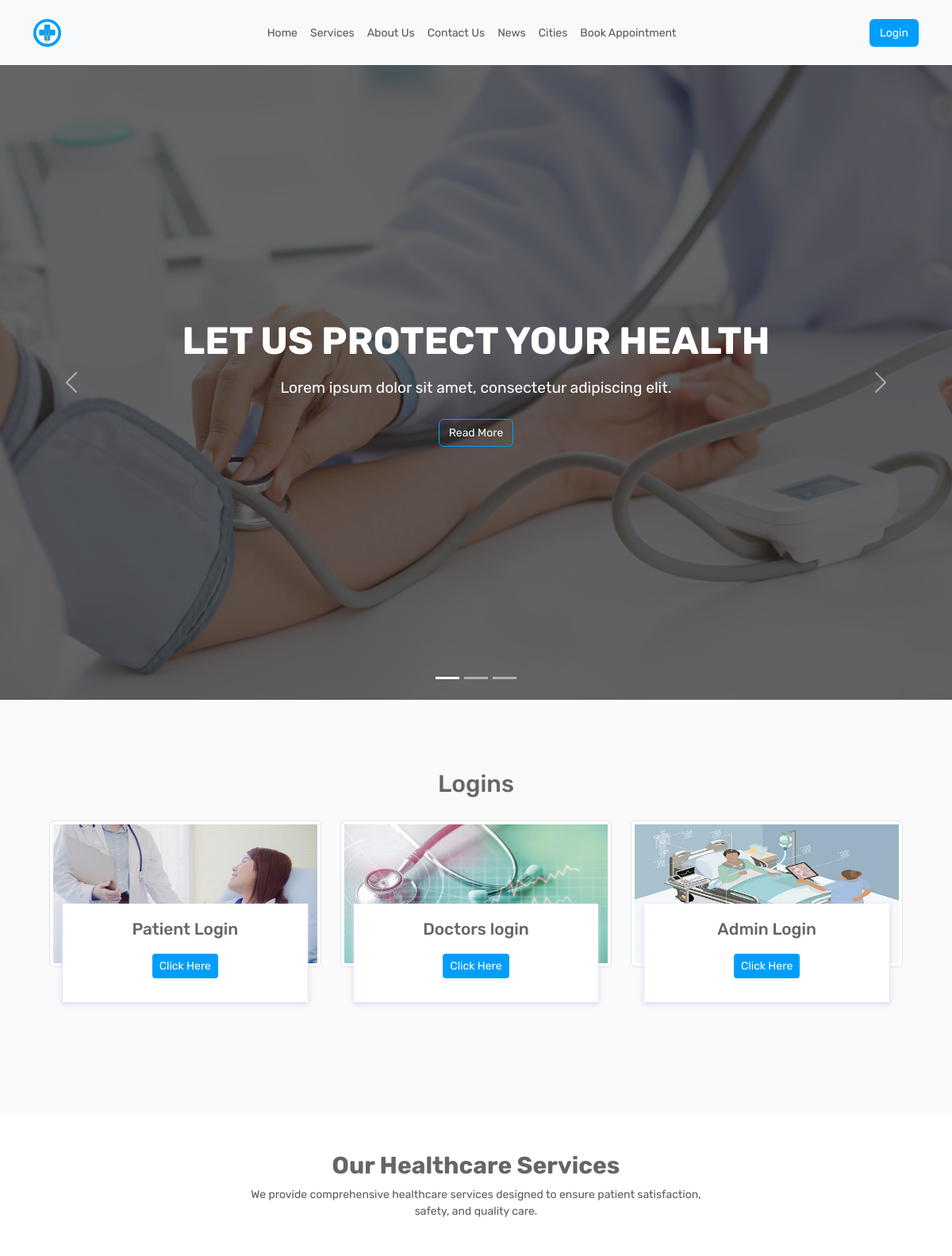
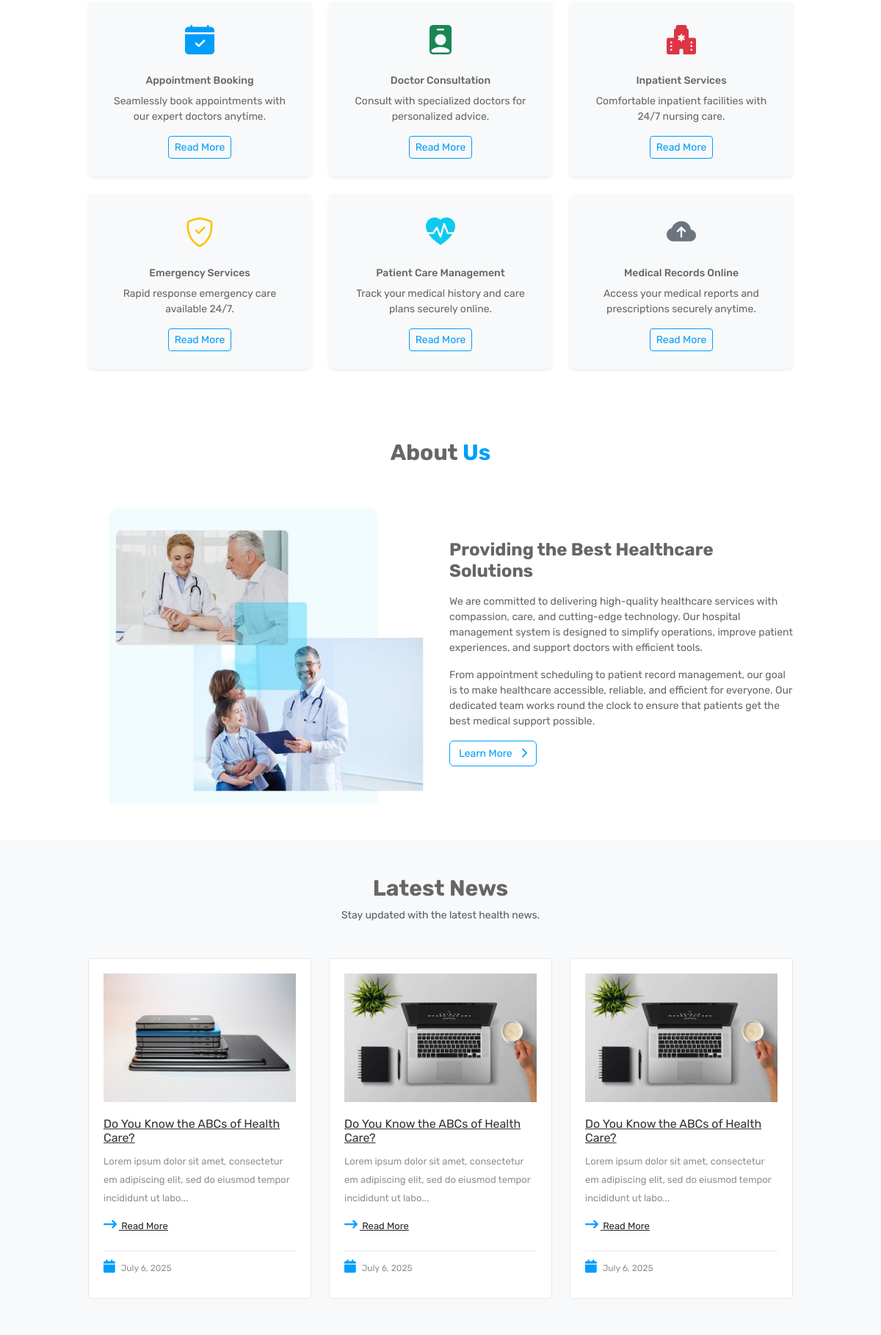
The page / (upper part) on the database its author committed (2 pictures, top to bottom).
### tables this page shows
CREATE TABLE `posts` (
  `id` int(11) NOT NULL,
  `title` varchar(255) DEFAULT NULL,
  `description` text DEFAULT NULL,
  `category` varchar(100) DEFAULT NULL,
  `subcategory` varchar(100) DEFAULT NULL,
  `tags` varchar(255) DEFAULT NULL,
  `status` enum('active','inactive') DEFAULT 'active',
  `created_at` timestamp NOT NULL DEFAULT current_timestamp()
);

CREATE TABLE `post_images` (
  `id` int(11) NOT NULL,
  `post_id` int(11) DEFAULT NULL,
  `image_name` varchar(255) DEFAULT NULL
);

### index.php (the view, shortened to what this page needs)
<?php
include_once('./include/db.php');
?>
<!DOCTYPE html>
<html lang="en">
<head>
    <link href="https://cdn.jsdelivr.net/npm/bootstrap@5.3.7/dist/css/bootstrap.min.css" rel="stylesheet">
    <link href="https://cdn.jsdelivr.net/npm/bootstrap-icons@1.11.1/font/bootstrap-icons.css" rel="stylesheet">
    <link href="https://cdnjs.cloudflare.com/ajax/libs/font-awesome/6.5.0/css/all.min.css" rel="stylesheet">
    <link href="https://cdnjs.cloudflare.com/ajax/libs/aos/2.3.4/aos.css" rel="stylesheet">
    <link rel="stylesheet" href="./assests/css/style.css">
</head>
<body>
    <header id="menu-jk">
        <nav class="navbar navbar-expand-lg navbar-light bg-light shadow-sm py-3">
            <div class="container">
                <a class="navbar-brand fw-bold fs-3 logo" href="index.php">
                    <img src="./assests/img/logo-dark.png" width="35" height="35" alt="HMS">
                </a>
                <div class="collapse navbar-collapse" id="navbarNav">
                    <ul class="navbar-nav mx-auto mb-2 mb-lg-0">
                        <li class="nav-item"><a class="nav-link" href="index.php">Home</a></li>
                        <li class="nav-item"><a class="nav-link" href="#services">Services</a></li>
                        <li class="nav-item"><a class="nav-link" href="#about_us">About Us</a></li>
                        <li class="nav-item"><a class="nav-link" href="#contact_us">Contact Us</a></li>
                        <li class="nav-item"><a class="nav-link" href="#news">News</a></li>
                        <li class="nav-item"><a class="nav-link" href="#cities">Cities</a></li>
                        <li class="nav-item"><a class="nav-link" href="#appointment">Book
                                Appointment</a></li>
                    </ul>
                    <div class="d-lg-block">
                        <a class="btn btn-primary" href="#logins">Login</a>
                    </div>
                </div>
            </div>
        </nav>
    </header>
    <div class="slider-detail">
        <div id="heroCarousel" class="carousel slide carousel-fade" data-bs-ride="carousel">
            <div class="carousel-indicators">
                <button type="button" data-bs-target="#heroCarousel" data-bs-slide-to="0" class="active"></button>
                <button type="button" data-bs-target="#heroCarousel" data-bs-slide-to="1"></button>
                <button type="button" data-bs-target="#heroCarousel" data-bs-slide-to="2"></button>
            </div>
            <div class="carousel-inner">
                <div class="carousel-item active"
                    style="background-image: url('./assests/images/home1/banner/background.jpg');">
                    <div class="carousel-overlay">
                        <div class="carousel-caption-content">
                            <h1 class="animated bounceInDown">LET US PROTECT YOUR HEALTH</h1>
                            <p>Lorem ipsum dolor sit amet, consectetur adipiscing elit.</p>
                            <a class="btn btn-outline-primary text-light" href="#">Read More</a>
                        </div>
                    </div>
                </div>
            </div>
            <button class="carousel-control-prev" type="button" data-bs-target="#heroCarousel" data-bs-slide="prev">
                <span class="carousel-control-prev-icon"></span>
            </button>
            <button class="carousel-control-next" type="button" data-bs-target="#heroCarousel" data-bs-slide="next">
                <span class="carousel-control-next-icon"></span>
            </button>
        </div>
    </div>
    <section id="logins" class="our-blog container-fluid">
        <div class="container">
            <div class="inner-title">
                <h2 class="my-2" style="text-align:center;">Logins</h2>
            </div>
            <div class="col-sm-12 blog-cont">
                <div class="row no-margin">
                    <div class="col-sm-4 blog-smk">
                        <div class="blog-single">
                            <img class="img-thumbnail" src="./assests/images/patient.jpg" alt="">
                            <div class="blog-single-det">
                                <h6>Patient Login</h6>
                                <a href="patient/index.php" target="_blank">
                                    <button class="btn btn-primary btn-sm">Click Here</button>
                                </a>
                            </div>
                        </div>
                    </div>
                    <div class="col-sm-4 blog-smk">
                        <div class="blog-single">
                            <img class="img-thumbnail" src="./assests/images/doctor.jpg" alt="">
                            <div class="blog-single-det">
                                <h6>Doctors login</h6>
                                <a href="doctor/index.php" target="_blank">
                                    <button class="btn btn-primary btn-sm">Click Here</button>
                                </a>
                            </div>
                        </div>
                    </div>
                    <div class="col-sm-4 blog-smk">
                        <div class="blog-single">
                            <img class="img-thumbnail" src="./assests/images/admin.jpg" alt="">
                            <div class="blog-single-det">
                                <h6>Admin Login</h6>
                                <a href="admin/index.php" target="_blank">
                                    <button class="btn btn-primary btn-sm">Click Here</button>
                                </a>
                            </div>
                        </div>
                    </div>
                </div>
            </div>
        </div>
    </section>
    <section id="services" class="py-5 bg-white">
        <div class="container">
            <div class="text-center mb-5" data-aos="fade-down">
                <h2 class="fw-bold">Our Healthcare Services</h2>
                <p class="text-muted mx-auto" style="max-width: 600px;">
                    We provide comprehensive healthcare services designed to ensure patient satisfaction, safety, and
                    quality care.
                </p>
            </div>
            <div class="row g-4">
                <div class="col-md-4" data-aos="fade-up">
                    <div class="service-box text-center p-4 shadow-sm rounded bg-light">
                        <div class="service-icon mb-3">
                            <i class="bi bi-calendar-check-fill fs-1 text-primary"></i>
                        </div>
                        <h5>Appointment Booking</h5>
                        <p>Seamlessly book appointments with our expert doctors anytime.</p>
                        <a href="#" class="btn btn-sm btn-outline-primary">Read More</a>
                    </div>
                </div>
                <div class="col-md-4" data-aos="fade-up">
                    <div class="service-box text-center p-4 shadow-sm rounded bg-light">
                        <div class="service-icon mb-3">
                            <i class="bi bi-person-badge-fill fs-1 text-success"></i>
                        </div>
                        <h5>Doctor Consultation</h5>
                        <p>Consult with specialized doctors for personalized advice.</p>
                        <a href="#" class="btn btn-sm btn-outline-primary">Read More</a>
                    </div>
                </div>
                <div class="col-md-4" data-aos="fade-up">
                    <div class="service-box text-center p-4 shadow-sm rounded bg-light">
                        <div class="service-icon mb-3">
                            <i class="bi bi-hospital-fill fs-1 text-danger"></i>
                        </div>
                        <h5>Inpatient Services</h5>
                        <p>Comfortable inpatient facilities with 24/7 nursing care.</p>
                        <a href="#" class="btn btn-sm btn-outline-primary">Read More</a>
                    </div>
                </div>
                <div class="col-md-4" data-aos="fade-up">
                    <div class="service-box text-center p-4 shadow-sm rounded bg-light">
                        <div class="service-icon mb-3">
                            <i class="bi bi-shield-check fs-1 text-warning"></i>
                        </div>
                        <h5>Emergency Services</h5>
                        <p>Rapid response emergency care available 24/7.</p>
                        <a href="#" class="btn btn-sm btn-outline-primary">Read More</a>
                    </div>
                </div>
                <div class="col-md-4" data-aos="fade-up">
                    <div class="service-box text-center p-4 shadow-sm rounded bg-light">
                        <div class="service-icon mb-3">
                            <i class="bi bi-heart-pulse-fill fs-1 text-info"></i>
                        </div>
                        <h5>Patient Care Management</h5>
                        <p>Track your medical history and care plans securely online.</p>
                        <a href="#" class="btn btn-sm btn-outline-primary">Read More</a>
                    </div>
                </div>
                <div class="col-md-4" data-aos="fade-up">
                    <div class="service-box text-center p-4 shadow-sm rounded bg-light">
                        <div class="service-icon mb-3">
                            <i class="bi bi-cloud-arrow-up-fill fs-1 text-secondary"></i>
                        </div>
                        <h5>Medical Records Online</h5>
                        <p>Access your medical reports and prescriptions securely anytime.</p>
                        <a href="#" class="btn btn-sm btn-outline-primary">Read More</a>
                    </div>
                </div>
            </div>
        </div>
    </section>
    <section id="about_us" class="py-5 bg-white">
        <div class="container">
            <div class="text-center mb-5">
                <h2 class="fw-bold">About <span class="text-primary">Us</span></h2>
            </div>
            <div class="row align-items-center">
                <div class="col-md-6 mb-4 mb-md-0">
                    <img src="./assests/images/about.jpg" alt="About Us"
                        class="img-fluid animate__animated animate__fadeInLeft">
                </div>
                <div class="col-md-6">
                    <h3 class="fw-bold mb-3">Providing the Best Healthcare Solutions</h3>
                    <p>
                        We are committed to delivering high-quality healthcare services with compassion, care, and
                        cutting-edge technology. Our hospital management system is designed to simplify operations,
                        improve patient experiences, and support doctors with efficient tools.
                    </p>
                    <p>
                        From appointment scheduling to patient record management, our goal is to make healthcare
                        accessible, reliable, and efficient for everyone. Our dedicated team works round the clock to
                        ensure that patients get the best medical support possible.
                    </p>
                    <a href="#services" class="btn btn-outline-primary">
                        Learn More <i class="fas fa-chevron-right ms-2"></i>
                    </a>
                </div>
            </div>
        </div>
    </section>
    <section id="news" class="py-5 bg-light">
        <div class="container">
            <div class="text-center mb-5">
                <h2 class="fw-bold">Latest News</h2>
                <p class="text-muted">Stay updated with the latest health news.</p>
            </div>
            <div class="row">
                <?php
                $posts = mysqli_query($con, "SELECT * FROM posts WHERE status='active' ORDER BY created_at DESC LIMIT 3");
                while ($post = mysqli_fetch_assoc($posts)) {
                    $post_id = $post['id'];
                    $title = $post['title'];
                    $description = substr(strip_tags($post['description']), 0, 100) . "...";
                    $created_at = date("F j, Y", strtotime($post['created_at']));
                    $img = mysqli_query($con, "SELECT image_name FROM post_images WHERE post_id=$post_id LIMIT 1");
                    $img_row = mysqli_fetch_assoc($img);
                    $image = $img_row ? $img_row['image_name'] : 'default.jpg';
                ?>
                    <div class="col-lg-4">
                        <div class="blog grid-blog">
                            <div class="blog-image">
                                <a href="admin/news/content_news.php?id=<?php echo $post_id; ?>">
                                    <img src="admin/uploads/<?php echo $image; ?>" class="img-fluid" alt="">
                                </a>
                            </div>
                            <div class="blog-content">
                                <h3 class="blog-title"><a href="admin/news/content_news.php?id=<?php echo $post_id; ?>"><?php echo $title; ?></a></h3>
                                <p><?php echo $description; ?></p>
                                <a href="admin/news/content_news.php?id=<?php echo $post_id; ?>" class="read-more">
                                    <i class="fa fa-long-arrow-right"></i> Read More
                                </a>
                                <div class="blog-info clearfix mt-2">
                                    <span><i class="fa fa-calendar"></i> <?php echo $created_at; ?></span>
                                </div>
                            </div>
                        </div>
                    </div>
                <?php } ?>
            </div>
        </div>
    </section>
</body>
</html>

### rows shown on the page
posts: post_images.image_name (picture), title "Do You Know the ABCs of Health Care?", description "Lorem ipsum dolor sit amet, consectetur em adipiscing elit, sed do eiusmod tempor incididunt ut labo...", created_at "July 6, 2025"
posts: post_images.image_name (picture), title "Do You Know the ABCs of Health Care?", description "Lorem ipsum dolor sit amet, consectetur em adipiscing elit, sed do eiusmod tempor incididunt ut labo...", created_at "July 6, 2025"
posts: post_images.image_name (picture), title "Do You Know the ABCs of Health Care?", description "Lorem ipsum dolor sit amet, consectetur em adipiscing elit, sed do eiusmod tempor incididunt ut labo...", created_at "July 6, 2025"
